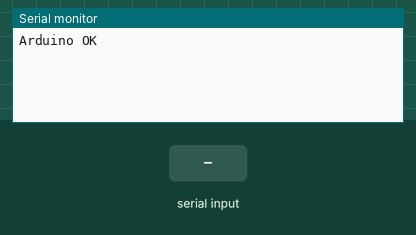
Bench run of a sketch on a simulated Arduino Uno, built with avr-gcc and run on an emulated ATmega328P. Parts: the last lines printed to the serial monitor. The inputs (shaded band) are chosen by the test bench.

Above: at 1.3 s.
1.4 s: "90,45,200\n" received over Serial
At 2.6 s:
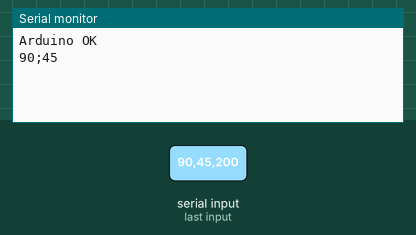
2.9 s: "30,150,10\n" received over Serial
At 3.9 s:
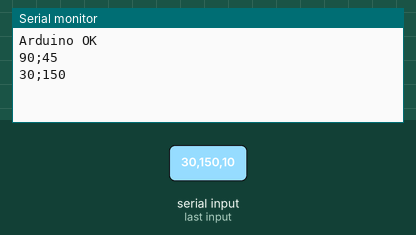

Measured:
- after the input at 1.4 s, the serial monitor: prints a new line at once (image 1)
- after the input at 2.9 s, the serial monitor: prints a new line at once (image 2)

The sketch:

serial-comm.ino
```cpp
/* serial-comm - Código base para utilizar el puerto serial en comunicación birireccional
 * con mensajes de texto en formato de valores separados por comas (CSV).
 * El nodo de Arduino funciona en modo 'esclavo': únicamente responde a una comunicación
 * iniciada por el otro nodo 'maestro'.
 * Funciona en Arduino Uno, Nano, Mega, ESP32 y similares.
 * Para un ejemplo de comunicación serial con Python, consultar:
 * https://github.com/cmoralesd/serial-comm
 */


// parámetros de configuración para comunicación
const int BAUD_RATE = 9600; // velocidad de comunicación
const char SPLIT_CHAR = ','; // caracter de separacion
const int DATA_LENGHT = 2; // número de valores contenidos en el mensaje recibido
int data[DATA_LENGHT];  // se esperan valores de tipo (int) en el mensaje recibido

// variables globales
String buffer = ""; // almacena los caracteres recibidos desde el puerto serial, hasta conformar el mensaje
String message_from_serial = ""; // almacena el mensaje recibido desde el puerto serial
String message_to_serial = "";   // almacena el mensaje a ser enviado hacia el puerto serial
bool new_message_from_serial = false;    // true si se ha recibido un nuevo mensaje completo


void setup() {
  // inicializa puerto serial a la velocidad definida en la configuración
  Serial.begin(BAUD_RATE);
  // espera a que el puerto se inicialice
  delay(100);
  // limpia cualquier dato que esté alojado en el buffer
  while (Serial.available()) { char inChar = Serial.read();}
  Serial.println("Arduino OK");

}

void loop() {
  // inspecciona cíclicamente el puerto serie
  serialEvent();

  if (new_message_from_serial){
    /*
     * Esta parte del código se ejecuta cada vez que se recibe un nuevo mensaje completo.
     * El último mensaje recibido se encuentra almacenado en 'message_from_serial'
    */

    // 1. Procesar el mensaje recibido
    split_values(message_from_serial);

    // 2. Preparar el mensaje de respuesta
    message_to_serial = String(data[0]) + ';' + String(data[1]);

    // 3. Enviar la respuesta y restablecer la bandera
    Serial.println(message_to_serial);
    Serial.flush(); // espera hasta que el mensaje salga del buffer
    new_message_from_serial = false;


  }

  /*
     * Esta parte del código se ejecuta siempre.
     * IMPORTANTE: Evite agregar retardos (delay) dentro de loop()
    */


}

void serialEvent() {
  while (Serial.available()) {
    // recibe nuevo byte
    int inChar = Serial.read();
    // lo agrega al mensaje recibido
    buffer += (char) inChar;
    // si se recibe un final de linea, se levanta una bandera,
    // de forma que el ciclo frincipal pueda hacer algo con eso:
    if (inChar == '\n') {
      message_from_serial = buffer;
      new_message_from_serial = true;
      buffer = "";
      break;
    }
  }
}

void split_values(String msg){
    // recibe un mensaje de tipo String, que contiene valores de tipo (int), separados
    // por un caracter de separación 'SPLIT_CHAR', definido en la configuración.
    // Los valores separados se almacenan en el array 'data'
    for (int i = 0; i < sizeof(data) ; i++)
    {
      int index = msg.indexOf(SPLIT_CHAR);
      data[i] = msg.substring(0, index).toInt();
      msg = msg.substring(index + 1);
    }

}
```
